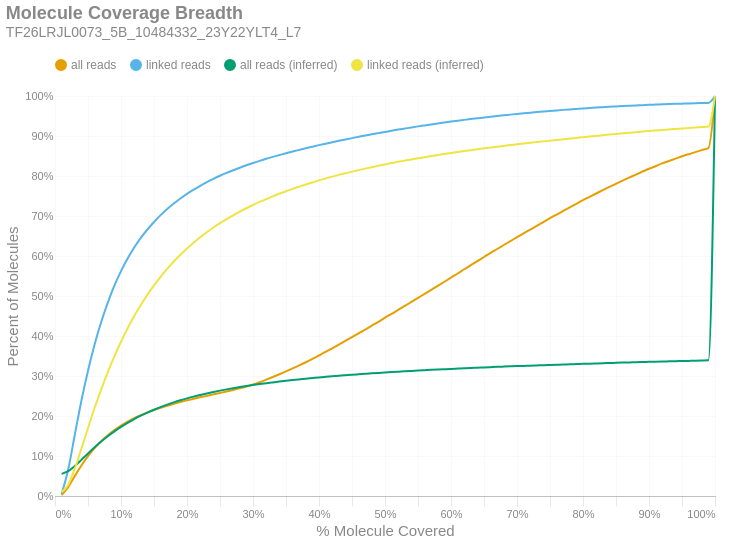

The notebook cell saved with this chart:
### Markdown cell above
### Molecule Read Coverage
This chart shows molecule coverage breadth as computed by the number of bases aligned to that molecule. In other words, "*how much of each unique long molecule is actually sequenced/aligned?*" Keep in mind there is a distinction between sequences and alignments, since some sequences belonging to a particular molecule may not align well and wouldn't appear in the alignment data. This chart also shows molecule coverage breadth as computed by the *inferred fragment* from which the aligned sequences originate. Unlike read coverage, this calculation takes into account the total insert size, including unsequenced gaps between the forward and reverse reads. Like the previous figures, these are cumulative percents.

### Code cell
if SKIPLR:
    print_html(f"Skipped")
else:
    binned_df = consolidated_hist(valids['coverage_bp'], mask, 0.01, True)
    binned_df_inf = consolidated_hist(valids['coverage_inserts'], mask, 0.01, True)
    binned_df = binned_df.with_columns(pl.lit(binned_df_inf['all reads (cumsum)']).alias('all reads (inferred)'))
    binned_df = binned_df.with_columns(pl.lit(binned_df_inf['linked reads (cumsum)']).alias('linked reads (inferred)'))
    binned_df = binned_df.with_columns(
        (pl.col('bin').cast(pl.Float64) + 0.01).alias('right_edge')
    )

    with SafeRender(binned_df):
        (
            density_plot(binned_df, 'Molecule Coverage Breadth', samplename, 'molcov', ['all reads (inferred)','linked reads (inferred)'])
            .encode(
                #x=alt.X('bin:Q', title="% Molecule Covered").axis(format = '%').scale(padding=0),
                x=alt.X('right_edge:Q', title="% Molecule Covered").axis(format='%').scale(padding=0),
                y=alt.Y('value:Q', title='Percent of Molecules')
                    .axis(format='%')
                    .stack(False)
                    .scale(domainMin=0, padding=0),
                color=alt.Color("key:N").scale(domain = ["all reads", "linked reads", "all reads (inferred)", "linked reads (inferred)"]),
                tooltip = [
                    alt.Tooltip("key:N", title = "Data Type"),
                    alt.Tooltip("range_label:N", title="% Molecule Covered"),
                    alt.Tooltip("value:Q", format = ".2%", title="% Molecules")
                ]
            )
        ).display()

### Figure 1 — Vega-Lite specification as saved in the notebook (floating-point values rounded to 4 significant figures)
{"width": "container", "height": 400, "config": {"title": {"anchor": "start", "dy": -15, "fontSize": 18, "color": "#888888", "subtitleColor": "#888888", "subtitleFontSize": 14}, "arc": {"fill": "#0072B2"}, "axis": {"domainColor": "#888888", "domainWidth": 0.5, "gridWidth": 0.2, "grid": false, "titleFontWeight": 400, "titleFontSize": 15, "labelFontSize": 11, "labelColor": "#888888", "tickColor": "#888888", "tickWidth": 0.2, "titleColor": "#888888"}, "axisBand": {"grid": false}, "axisX": {"grid": true, "tickSize": 10, "domainCap": "round"}, "axisY": {"domain": false, "grid": true, "tickSize": 0, "domainCap": "round"}, "background": "transparent", "header": {"labelFontSize": 15, "labelColor": "#888888", "titleFontSize": 15, "titleFontWeight": 600, "titleColor": "#888888"}, "legend": {"labelFont": "sans-serif", "labelFontSize": 12, "labelColor": "#888888", "symbolSize": 100, "symbolType": "circle", "titleFontSize": 12, "titlePadding": 10, "titleColor": "#888888", "title": null, "orient": "top"}, "range": {"category": ["#E69F00", "#56B4E9", "#009E73", "#F0E442", "#0072B2", "#D55E00", "#CC79A7", "#000000"], "diverging": ["#cfe8f3", "#a2d4ec", "#73bfe2", "#46abdb", "#1696d2", "#12719e"]}, "area": {"fill": "#0072B2", "fillOpacity": 0.7, "line": true, "strokeOpacity": 0.7}, "line": {"color": "#0072B2", "stroke": "#0072B2", "strokeWidth": 2}, "trail": {"color": "#0072B2", "stroke": "#0072B2", "strokeWidth": 0, "size": 1}, "point": {"filled": true, "fillOpacity": 1.0, "size": 95}, "text": {"color": "#888888", "fontSize": 11, "align": "right", "fontWeight": 400, "size": 11}, "bar": {"fill": "#0072B2", "stroke": null}, "view": {"stroke": null, "continuousWidth": 660, "continuousHeight": 400}}, "data": {"name": "data-5815491800f1a9a46242b9e49beab1f3"}, "mark": {"type": "line", "interpolate": "monotone", "point": {"opacity": 0, "size": 275}}, "encoding": {"color": {"field": "key", "scale": {"domain": ["all reads", "linked reads", "all reads (inferred)", "linked reads (inferred)"]}, "type": "nominal"}, "tooltip": [{"field": "key", "title": "Data Type", "type": "nominal"}, {"field": "range_label", "title": "% Molecule Covered", "type": "nominal"}, {"field": "value", "format": ".2%", "title": "% Molecules", "type": "quantitative"}], "x": {"axis": {"format": "%"}, "field": "right_edge", "scale": {"padding": 0}, "title": "% Molecule Covered", "type": "quantitative"}, "y": {"axis": {"format": "%"}, "field": "value", "scale": {"domainMin": 0, "padding": 0}, "stack": false, "title": "Percent of Molecules", "type": "quantitative"}}, "params": [{"name": "param_c36ac31b6afebe62", "select": {"type": "point", "fields": ["key"]}, "bind": "legend"}], "title": {"text": "Molecule Coverage Breadth", "subtitle": "TF26LRJL0073_5B_10484332_23Y22YLT4_L7"}, "transform": [{"fold": ["all reads (cumsum)", "linked reads (cumsum)", "all reads (inferred)", "linked reads (inferred)"]}, {"calculate": "replace(datum.key, ' (cumsum)', '')", "as": "key"}, {"filter": {"param": "param_c36ac31b6afebe62"}}], "usermeta": {"embedOptions": {"downloadFileName": "TF26LRJL0073_5B_10484332_23Y22YLT4_L7.molcov"}}, "$schema": "https://vega.github.io/schema/vega-lite/v6.4.1.json", "datasets": {"data-5815491800f1a9a46242b9e49beab1f3": [{"bin": "0.0", "interval": "0.0-0.01", "all reads": 0.002055, "linked reads": 0.004783, "all reads (cumsum)": 0.002055, "linked reads (cumsum)": 0.004783, "range_label": "0.0-0.01", "all reads (inferred)": 0.05526, "linked reads (inferred)": 0.009737, "right_edge": 0.01}, {"bin": "0.01", "interval": "0.01-0.02", "all reads": 0.02023, "linked reads": 0.06134, "all reads (cumsum)": 0.02228, "linked reads (cumsum)": 0.06612, "range_label": "0.01-0.02", "all reads (inferred)": 0.06191, "linked reads (inferred)": 0.02837, "right_edge": 0.02}, {"bin": "0.02", "interval": "0.02-0.03", "all reads": 0.02763, "linked reads": 0.08709, "all reads (cumsum)": 0.04991, "linked reads (cumsum)": 0.1532, "range_label": "0.02-0.03", "all reads (inferred)": 0.0748, "linked reads (inferred)": 0.06847, "right_edge": 0.03}, {"bin": "0.03", "interval": "0.03-0.04", "all reads": 0.02639, "linked reads": 0.08502, "all reads (cumsum)": 0.0763, "linked reads (cumsum)": 0.2382, "range_label": "0.03-0.04", "all reads (inferred)": 0.09038, "linked reads (inferred)": 0.1183, "right_edge": 0.04}, {"bin": "0.04", "interval": "0.04-0.05", "all reads": 0.02314, "linked reads": 0.07493, "all reads (cumsum)": 0.09944, "linked reads (cumsum)": 0.3132, "range_label": "0.04-0.05", "all reads (inferred)": 0.1064, "linked reads (inferred)": 0.17, "right_edge": 0.05}, {"bin": "0.05", "interval": "0.05-0.06", "all reads": 0.02016, "linked reads": 0.06531, "all reads (cumsum)": 0.1196, "linked reads (cumsum)": 0.3785, "range_label": "0.05-0.06", "all reads (inferred)": 0.1218, "linked reads (inferred)": 0.22, "right_edge": 0.06}, {"bin": "0.06", "interval": "0.06-0.07", "all reads": 0.01735, "linked reads": 0.05639, "all reads (cumsum)": 0.137, "linked reads (cumsum)": 0.4349, "range_label": "0.06-0.07", "all reads (inferred)": 0.1361, "linked reads (inferred)": 0.2666, "right_edge": 0.07}, {"bin": "0.07", "interval": "0.07-0.08", "all reads": 0.01496, "linked reads": 0.0487, "all reads (cumsum)": 0.1519, "linked reads (cumsum)": 0.4836, "range_label": "0.07-0.08", "all reads (inferred)": 0.1493, "linked reads (inferred)": 0.3097, "right_edge": 0.08}, {"bin": "0.08", "interval": "0.08-0.09", "all reads": 0.013, "linked reads": 0.04225, "all reads (cumsum)": 0.1649, "linked reads (cumsum)": 0.5258, "range_label": "0.08-0.09", "all reads (inferred)": 0.1615, "linked reads (inferred)": 0.3493, "right_edge": 0.09}, {"bin": "0.09", "interval": "0.09-0.1", "all reads": 0.0112, "linked reads": 0.03622, "all reads (cumsum)": 0.1761, "linked reads (cumsum)": 0.562, "range_label": "0.09-0.1", "all reads (inferred)": 0.1726, "linked reads (inferred)": 0.3856, "right_edge": 0.1}, {"bin": "0.1", "interval": "0.1-0.11", "all reads": 0.009823, "linked reads": 0.0316, "all reads (cumsum)": 0.1859, "linked reads (cumsum)": 0.5936, "range_label": "0.1-0.11", "all reads (inferred)": 0.1828, "linked reads (inferred)": 0.419, "right_edge": 0.11}, {"bin": "0.11", "interval": "0.11-0.12", "all reads": 0.008627, "linked reads": 0.02763, "all reads (cumsum)": 0.1946, "linked reads (cumsum)": 0.6213, "range_label": "0.11-0.12", "all reads (inferred)": 0.1923, "linked reads (inferred)": 0.4498, "right_edge": 0.12}, {"bin": "0.12", "interval": "0.12-0.13", "all reads": 0.007529, "linked reads": 0.02388, "all reads (cumsum)": 0.2021, "linked reads (cumsum)": 0.6451, "range_label": "0.12-0.13", "all reads (inferred)": 0.2007, "linked reads (inferred)": 0.4775, "right_edge": 0.13}, {"bin": "0.13", "interval": "0.13-0.14", "all reads": 0.006718, "linked reads": 0.02111, "all reads (cumsum)": 0.2088, "linked reads (cumsum)": 0.6662, "range_label": "0.13-0.14", "all reads (inferred)": 0.2086, "linked reads (inferred)": 0.503, "right_edge": 0.14}, {"bin": "0.14", "interval": "0.14-0.15", "all reads": 0.00606, "linked reads": 0.01874, "all reads (cumsum)": 0.2149, "linked reads (cumsum)": 0.685, "range_label": "0.14-0.15", "all reads (inferred)": 0.2157, "linked reads (inferred)": 0.5264, "right_edge": 0.15}, {"bin": "0.15", "interval": "0.15-0.16", "all reads": 0.005637, "linked reads": 0.01717, "all reads (cumsum)": 0.2205, "linked reads (cumsum)": 0.7022, "range_label": "0.15-0.16", "all reads (inferred)": 0.2223, "linked reads (inferred)": 0.548, "right_edge": 0.16}, {"bin": "0.16", "interval": "0.16-0.17", "all reads": 0.005136, "linked reads": 0.01533, "all reads (cumsum)": 0.2256, "linked reads (cumsum)": 0.7175, "range_label": "0.16-0.17", "all reads (inferred)": 0.2284, "linked reads (inferred)": 0.5677, "right_edge": 0.17}, {"bin": "0.17", "interval": "0.17-0.18", "all reads": 0.004666, "linked reads": 0.0136, "all reads (cumsum)": 0.2303, "linked reads (cumsum)": 0.7311, "range_label": "0.17-0.18", "all reads (inferred)": 0.234, "linked reads (inferred)": 0.5862, "right_edge": 0.18}, {"bin": "0.18", "interval": "0.18-0.19", "all reads": 0.00452, "linked reads": 0.01274, "all reads (cumsum)": 0.2348, "linked reads (cumsum)": 0.7438, "range_label": "0.18-0.19", "all reads (inferred)": 0.2392, "linked reads (inferred)": 0.6031, "right_edge": 0.19}, {"bin": "0.19", "interval": "0.19-0.2", "all reads": 0.00422, "linked reads": 0.01158, "all reads (cumsum)": 0.2391, "linked reads (cumsum)": 0.7554, "range_label": "0.19-0.2", "all reads (inferred)": 0.244, "linked reads (inferred)": 0.6187, "right_edge": 0.2}, {"bin": "0.2", "interval": "0.2-0.21", "all reads": 0.003892, "linked reads": 0.01048, "all reads (cumsum)": 0.2429, "linked reads (cumsum)": 0.7659, "range_label": "0.2-0.21", "all reads (inferred)": 0.2485, "linked reads (inferred)": 0.6334, "right_edge": 0.21}, {"bin": "0.21", "interval": "0.21-0.22", "all reads": 0.003752, "linked reads": 0.009693, "all reads (cumsum)": 0.2467, "linked reads (cumsum)": 0.7756, "range_label": "0.21-0.22", "all reads (inferred)": 0.2526, "linked reads (inferred)": 0.6469, "right_edge": 0.22}, {"bin": "0.22", "interval": "0.22-0.23", "all reads": 0.003673, "linked reads": 0.008894, "all reads (cumsum)": 0.2504, "linked reads (cumsum)": 0.7845, "range_label": "0.22-0.23", "all reads (inferred)": 0.2565, "linked reads (inferred)": 0.6595, "right_edge": 0.23}, {"bin": "0.23", "interval": "0.23-0.24", "all reads": 0.003676, "linked reads": 0.008351, "all reads (cumsum)": 0.254, "linked reads (cumsum)": 0.7928, "range_label": "0.23-0.24", "all reads (inferred)": 0.2601, "linked reads (inferred)": 0.6712, "right_edge": 0.24}, {"bin": "0.24", "interval": "0.24-0.25", "all reads": 0.003668, "linked reads": 0.00772, "all reads (cumsum)": 0.2577, "linked reads (cumsum)": 0.8005, "range_label": "0.24-0.25", "all reads (inferred)": 0.2634, "linked reads (inferred)": 0.6821, "right_edge": 0.25}, {"bin": "0.25", "interval": "0.25-0.26", "all reads": 0.003646, "linked reads": 0.007226, "all reads (cumsum)": 0.2614, "linked reads (cumsum)": 0.8078, "range_label": "0.25-0.26", "all reads (inferred)": 0.2665, "linked reads (inferred)": 0.6922, "right_edge": 0.26}, {"bin": "0.26", "interval": "0.26-0.27", "all reads": 0.003785, "linked reads": 0.006638, "all reads (cumsum)": 0.2651, "linked reads (cumsum)": 0.8144, "range_label": "0.26-0.27", "all reads (inferred)": 0.2695, "linked reads (inferred)": 0.7018, "right_edge": 0.27}, {"bin": "0.27", "interval": "0.27-0.28", "all reads": 0.004155, "linked reads": 0.006317, "all reads (cumsum)": 0.2693, "linked reads (cumsum)": 0.8207, "range_label": "0.27-0.28", "all reads (inferred)": 0.2723, "linked reads (inferred)": 0.7108, "right_edge": 0.28}, {"bin": "0.28", "interval": "0.28-0.29", "all reads": 0.004519, "linked reads": 0.005982, "all reads (cumsum)": 0.2738, "linked reads (cumsum)": 0.8267, "range_label": "0.28-0.29", "all reads (inferred)": 0.2749, "linked reads (inferred)": 0.7194, "right_edge": 0.29}, {"bin": "0.29", "interval": "0.29-0.3", "all reads": 0.004974, "linked reads": 0.005739, "all reads (cumsum)": 0.2788, "linked reads (cumsum)": 0.8324, "range_label": "0.29-0.3", "all reads (inferred)": 0.2774, "linked reads (inferred)": 0.7274, "right_edge": 0.3}, {"bin": "0.3", "interval": "0.3-0.31", "all reads": 0.005652, "linked reads": 0.005372, "all reads (cumsum)": 0.2844, "linked reads (cumsum)": 0.8378, "range_label": "0.3-0.31", "all reads (inferred)": 0.2797, "linked reads (inferred)": 0.7351, "right_edge": 0.31}, {"bin": "0.31", "interval": "0.31-0.32", "all reads": 0.006335, "linked reads": 0.005147, "all reads (cumsum)": 0.2908, "linked reads (cumsum)": 0.843, "range_label": "0.31-0.32", "all reads (inferred)": 0.282, "linked reads (inferred)": 0.7424, "right_edge": 0.32}, {"bin": "0.32", "interval": "0.32-0.33", "all reads": 0.006646, "linked reads": 0.004816, "all reads (cumsum)": 0.2974, "linked reads (cumsum)": 0.8478, "range_label": "0.32-0.33", "all reads (inferred)": 0.284, "linked reads (inferred)": 0.7491, "right_edge": 0.33}, {"bin": "0.33", "interval": "0.33-0.34", "all reads": 0.006891, "linked reads": 0.0046, "all reads (cumsum)": 0.3043, "linked reads (cumsum)": 0.8524, "range_label": "0.33-0.34", "all reads (inferred)": 0.2861, "linked reads (inferred)": 0.7557, "right_edge": 0.34}, {"bin": "0.34", "interval": "0.34-0.35", "all reads": 0.007192, "linked reads": 0.004529, "all reads (cumsum)": 0.3115, "linked reads (cumsum)": 0.8569, "range_label": "0.34-0.35", "all reads (inferred)": 0.288, "linked reads (inferred)": 0.7618, "right_edge": 0.35}, {"bin": "0.35", "interval": "0.35-0.36", "all reads": 0.007343, "linked reads": 0.004229, "all reads (cumsum)": 0.3189, "linked reads (cumsum)": 0.8611, "range_label": "0.35-0.36", "all reads (inferred)": 0.2898, "linked reads (inferred)": 0.7678, "right_edge": 0.36}, {"bin": "0.36", "interval": "0.36-0.37", "all reads": 0.00761, "linked reads": 0.004186, "all reads (cumsum)": 0.3265, "linked reads (cumsum)": 0.8653, "range_label": "0.36-0.37", "all reads (inferred)": 0.2915, "linked reads (inferred)": 0.7733, "right_edge": 0.37}, {"bin": "0.37", "interval": "0.37-0.38", "all reads": 0.007968, "linked reads": 0.004134, "all reads (cumsum)": 0.3344, "linked reads (cumsum)": 0.8695, "range_label": "0.37-0.38", "all reads (inferred)": 0.2932, "linked reads (inferred)": 0.7787, "right_edge": 0.38}, {"bin": "0.38", "interval": "0.38-0.39", "all reads": 0.008195, "linked reads": 0.003881, "all reads (cumsum)": 0.3426, "linked reads (cumsum)": 0.8733, "range_label": "0.38-0.39", "all reads (inferred)": 0.2948, "linked reads (inferred)": 0.7839, "right_edge": 0.39}, {"bin": "0.39", "interval": "0.39-0.4", "all reads": 0.008647, "linked reads": 0.003831, "all reads (cumsum)": 0.3513, "linked reads (cumsum)": 0.8772, "range_label": "0.39-0.4", "all reads (inferred)": 0.2964, "linked reads (inferred)": 0.7891, "right_edge": 0.4}, {"bin": "0.4", "interval": "0.4-0.41", "all reads": 0.008742, "linked reads": 0.003538, "all reads (cumsum)": 0.36, "linked reads (cumsum)": 0.8807, "range_label": "0.4-0.41", "all reads (inferred)": 0.2979, "linked reads (inferred)": 0.7938, "right_edge": 0.41}, {"bin": "0.41", "interval": "0.41-0.42", "all reads": 0.009211, "linked reads": 0.003586, "all reads (cumsum)": 0.3692, "linked reads (cumsum)": 0.8843, "range_label": "0.41-0.42", "all reads (inferred)": 0.2993, "linked reads (inferred)": 0.7984, "right_edge": 0.42}, {"bin": "0.42", "interval": "0.42-0.43", "all reads": 0.009239, "linked reads": 0.003592, "all reads (cumsum)": 0.3785, "linked reads (cumsum)": 0.8879, "range_label": "0.42-0.43", "all reads (inferred)": 0.3006, "linked reads (inferred)": 0.8028, "right_edge": 0.43}, {"bin": "0.43", "interval": "0.43-0.44", "all reads": 0.009342, "linked reads": 0.003405, "all reads (cumsum)": 0.3878, "linked reads (cumsum)": 0.8913, "range_label": "0.43-0.44", "all reads (inferred)": 0.3019, "linked reads (inferred)": 0.8069, "right_edge": 0.44}, {"bin": "0.44", "interval": "0.44-0.45", "all reads": 0.009483, "linked reads": 0.003433, "all reads (cumsum)": 0.3973, "linked reads (cumsum)": 0.8947, "range_label": "0.44-0.45", "all reads (inferred)": 0.3032, "linked reads (inferred)": 0.8109, "right_edge": 0.45}, {"bin": "0.45", "interval": "0.45-0.46", "all reads": 0.009469, "linked reads": 0.003239, "all reads (cumsum)": 0.4068, "linked reads (cumsum)": 0.898, "range_label": "0.45-0.46", "all reads (inferred)": 0.3044, "linked reads (inferred)": 0.8147, "right_edge": 0.46}, {"bin": "0.46", "interval": "0.46-0.47", "all reads": 0.009404, "linked reads": 0.003058, "all reads (cumsum)": 0.4162, "linked reads (cumsum)": 0.901, "range_label": "0.46-0.47", "all reads (inferred)": 0.3055, "linked reads (inferred)": 0.8184, "right_edge": 0.47}, {"bin": "0.47", "interval": "0.47-0.48", "all reads": 0.009719, "linked reads": 0.003106, "all reads (cumsum)": 0.4259, "linked reads (cumsum)": 0.9041, "range_label": "0.47-0.48", "all reads (inferred)": 0.3066, "linked reads (inferred)": 0.822, "right_edge": 0.48}, {"bin": "0.48", "interval": "0.48-0.49", "all reads": 0.009459, "linked reads": 0.003054, "all reads (cumsum)": 0.4353, "linked reads (cumsum)": 0.9072, "range_label": "0.48-0.49", "all reads (inferred)": 0.3077, "linked reads (inferred)": 0.8256, "right_edge": 0.49}, {"bin": "0.49", "interval": "0.49-0.5", "all reads": 0.01055, "linked reads": 0.003037, "all reads (cumsum)": 0.4459, "linked reads (cumsum)": 0.9102, "range_label": "0.49-0.5", "all reads (inferred)": 0.3088, "linked reads (inferred)": 0.829, "right_edge": 0.5}, {"bin": "0.5", "interval": "0.5-0.51", "all reads": 0.009163, "linked reads": 0.002869, "all reads (cumsum)": 0.4551, "linked reads (cumsum)": 0.9131, "range_label": "0.5-0.51", "all reads (inferred)": 0.3098, "linked reads (inferred)": 0.8323, "right_edge": 0.51}, {"bin": "0.51", "interval": "0.51-0.52", "all reads": 0.01027, "linked reads": 0.002884, "all reads (cumsum)": 0.4653, "linked reads (cumsum)": 0.916, "range_label": "0.51-0.52", "all reads (inferred)": 0.3109, "linked reads (inferred)": 0.8355, "right_edge": 0.52}, {"bin": "0.52", "interval": "0.52-0.53", "all reads": 0.009843, "linked reads": 0.002705, "all reads (cumsum)": 0.4752, "linked reads (cumsum)": 0.9187, "range_label": "0.52-0.53", "all reads (inferred)": 0.3118, "linked reads (inferred)": 0.8385, "right_edge": 0.53}, {"bin": "0.53", "interval": "0.53-0.54", "all reads": 0.01006, "linked reads": 0.002713, "all reads (cumsum)": 0.4852, "linked reads (cumsum)": 0.9214, "range_label": "0.53-0.54", "all reads (inferred)": 0.3127, "linked reads (inferred)": 0.8414, "right_edge": 0.54}, {"bin": "0.54", "interval": "0.54-0.55", "all reads": 0.01007, "linked reads": 0.002638, "all reads (cumsum)": 0.4953, "linked reads (cumsum)": 0.924, "range_label": "0.54-0.55", "all reads (inferred)": 0.3136, "linked reads (inferred)": 0.8442, "right_edge": 0.55}, {"bin": "0.55", "interval": "0.55-0.56", "all reads": 0.01018, "linked reads": 0.002479, "all reads (cumsum)": 0.5055, "linked reads (cumsum)": 0.9265, "range_label": "0.55-0.56", "all reads (inferred)": 0.3145, "linked reads (inferred)": 0.847, "right_edge": 0.56}, {"bin": "0.56", "interval": "0.56-0.57", "all reads": 0.01001, "linked reads": 0.002427, "all reads (cumsum)": 0.5155, "linked reads (cumsum)": 0.9289, "range_label": "0.56-0.57", "all reads (inferred)": 0.3153, "linked reads (inferred)": 0.8498, "right_edge": 0.57}, {"bin": "0.57", "interval": "0.57-0.58", "all reads": 0.009938, "linked reads": 0.002365, "all reads (cumsum)": 0.5254, "linked reads (cumsum)": 0.9313, "range_label": "0.57-0.58", "all reads (inferred)": 0.3162, "linked reads (inferred)": 0.8524, "right_edge": 0.58}, {"bin": "0.58", "interval": "0.58-0.59", "all reads": 0.0102, "linked reads": 0.002404, "all reads (cumsum)": 0.5356, "linked reads (cumsum)": 0.9337, "range_label": "0.58-0.59", "all reads (inferred)": 0.317, "linked reads (inferred)": 0.855, "right_edge": 0.59}, {"bin": "0.59", "interval": "0.59-0.6", "all reads": 0.01049, "linked reads": 0.002283, "all reads (cumsum)": 0.5461, "linked reads (cumsum)": 0.936, "range_label": "0.59-0.6", "all reads (inferred)": 0.3178, "linked reads (inferred)": 0.8575, "right_edge": 0.6}, {"bin": "0.6", "interval": "0.6-0.61", "all reads": 0.01013, "linked reads": 0.002167, "all reads (cumsum)": 0.5562, "linked reads (cumsum)": 0.9382, "range_label": "0.6-0.61", "all reads (inferred)": 0.3185, "linked reads (inferred)": 0.8599, "right_edge": 0.61}, {"bin": "0.61", "interval": "0.61-0.62", "all reads": 0.01063, "linked reads": 0.002156, "all reads (cumsum)": 0.5669, "linked reads (cumsum)": 0.9403, "range_label": "0.61-0.62", "all reads (inferred)": 0.3193, "linked reads (inferred)": 0.8623, "right_edge": 0.62}, {"bin": "0.62", "interval": "0.62-0.63", "all reads": 0.01022, "linked reads": 0.002007, "all reads (cumsum)": 0.5771, "linked reads (cumsum)": 0.9423, "range_label": "0.62-0.63", "all reads (inferred)": 0.32, "linked reads (inferred)": 0.8646, "right_edge": 0.63}, {"bin": "0.63", "interval": "0.63-0.64", "all reads": 0.01032, "linked reads": 0.001995, "all reads (cumsum)": 0.5874, "linked reads (cumsum)": 0.9443, "range_label": "0.63-0.64", "all reads (inferred)": 0.3207, "linked reads (inferred)": 0.8668, "right_edge": 0.64}, {"bin": "0.64", "interval": "0.64-0.65", "all reads": 0.01005, "linked reads": 0.001879, "all reads (cumsum)": 0.5975, "linked reads (cumsum)": 0.9462, "range_label": "0.64-0.65", "all reads (inferred)": 0.3215, "linked reads (inferred)": 0.8691, "right_edge": 0.65}, {"bin": "0.65", "interval": "0.65-0.66", "all reads": 0.01031, "linked reads": 0.001985, "all reads (cumsum)": 0.6078, "linked reads (cumsum)": 0.9482, "range_label": "0.65-0.66", "all reads (inferred)": 0.3222, "linked reads (inferred)": 0.8712, "right_edge": 0.66}, {"bin": "0.66", "interval": "0.66-0.67", "all reads": 0.009763, "linked reads": 0.001768, "all reads (cumsum)": 0.6175, "linked reads (cumsum)": 0.9499, "range_label": "0.66-0.67", "all reads (inferred)": 0.3228, "linked reads (inferred)": 0.8733, "right_edge": 0.67}, {"bin": "0.67", "interval": "0.67-0.68", "all reads": 0.01001, "linked reads": 0.001766, "all reads (cumsum)": 0.6275, "linked reads (cumsum)": 0.9517, "range_label": "0.67-0.68", "all reads (inferred)": 0.3235, "linked reads (inferred)": 0.8753, "right_edge": 0.68}, {"bin": "0.68", "interval": "0.68-0.69", "all reads": 0.009731, "linked reads": 0.001725, "all reads (cumsum)": 0.6373, "linked reads (cumsum)": 0.9534, "range_label": "0.68-0.69", "all reads (inferred)": 0.3241, "linked reads (inferred)": 0.8773, "right_edge": 0.69}, {"bin": "0.69", "interval": "0.69-0.7", "all reads": 0.009842, "linked reads": 0.001741, "all reads (cumsum)": 0.6471, "linked reads (cumsum)": 0.9552, "range_label": "0.69-0.7", "all reads (inferred)": 0.3247, "linked reads (inferred)": 0.8792, "right_edge": 0.7}, {"bin": "0.7", "interval": "0.7-0.71", "all reads": 0.009454, "linked reads": 0.001564, "all reads (cumsum)": 0.6566, "linked reads (cumsum)": 0.9567, "range_label": "0.7-0.71", "all reads (inferred)": 0.3253, "linked reads (inferred)": 0.8811, "right_edge": 0.71}, {"bin": "0.71", "interval": "0.71-0.72", "all reads": 0.009423, "linked reads": 0.001548, "all reads (cumsum)": 0.666, "linked reads (cumsum)": 0.9583, "range_label": "0.71-0.72", "all reads (inferred)": 0.3259, "linked reads (inferred)": 0.8829, "right_edge": 0.72}, {"bin": "0.72", "interval": "0.72-0.73", "all reads": 0.009613, "linked reads": 0.001553, "all reads (cumsum)": 0.6756, "linked reads (cumsum)": 0.9598, "range_label": "0.72-0.73", "all reads (inferred)": 0.3265, "linked reads (inferred)": 0.8848, "right_edge": 0.73}, {"bin": "0.73", "interval": "0.73-0.74", "all reads": 0.009334, "linked reads": 0.001443, "all reads (cumsum)": 0.6849, "linked reads (cumsum)": 0.9613, "range_label": "0.73-0.74", "all reads (inferred)": 0.3271, "linked reads (inferred)": 0.8866, "right_edge": 0.74}, {"bin": "0.74", "interval": "0.74-0.75", "all reads": 0.009588, "linked reads": 0.001398, "all reads (cumsum)": 0.6945, "linked reads (cumsum)": 0.9627, "range_label": "0.74-0.75", "all reads (inferred)": 0.3276, "linked reads (inferred)": 0.8883, "right_edge": 0.75}, {"bin": "0.75", "interval": "0.75-0.76", "all reads": 0.008962, "linked reads": 0.00135, "all reads (cumsum)": 0.7035, "linked reads (cumsum)": 0.964, "range_label": "0.75-0.76", "all reads (inferred)": 0.3282, "linked reads (inferred)": 0.8901, "right_edge": 0.76}, {"bin": "0.76", "interval": "0.76-0.77", "all reads": 0.009069, "linked reads": 0.001273, "all reads (cumsum)": 0.7126, "linked reads (cumsum)": 0.9653, "range_label": "0.76-0.77", "all reads (inferred)": 0.3287, "linked reads (inferred)": 0.8918, "right_edge": 0.77}, {"bin": "0.77", "interval": "0.77-0.78", "all reads": 0.008965, "linked reads": 0.001231, "all reads (cumsum)": 0.7215, "linked reads (cumsum)": 0.9665, "range_label": "0.77-0.78", "all reads (inferred)": 0.3293, "linked reads (inferred)": 0.8936, "right_edge": 0.78}, {"bin": "0.78", "interval": "0.78-0.79", "all reads": 0.008814, "linked reads": 0.001188, "all reads (cumsum)": 0.7303, "linked reads (cumsum)": 0.9677, "range_label": "0.78-0.79", "all reads (inferred)": 0.3298, "linked reads (inferred)": 0.8953, "right_edge": 0.79}, {"bin": "0.79", "interval": "0.79-0.8", "all reads": 0.00925, "linked reads": 0.001185, "all reads (cumsum)": 0.7396, "linked reads (cumsum)": 0.9689, "range_label": "0.79-0.8", "all reads (inferred)": 0.3304, "linked reads (inferred)": 0.897, "right_edge": 0.8}, {"bin": "0.8", "interval": "0.8-0.81", "all reads": 0.008317, "linked reads": 0.0009942, "all reads (cumsum)": 0.7479, "linked reads (cumsum)": 0.9699, "range_label": "0.8-0.81", "all reads (inferred)": 0.3309, "linked reads (inferred)": 0.8986, "right_edge": 0.81}, {"bin": "0.81", "interval": "0.81-0.82", "all reads": 0.008344, "linked reads": 0.001083, "all reads (cumsum)": 0.7562, "linked reads (cumsum)": 0.971, "range_label": "0.81-0.82", "all reads (inferred)": 0.3314, "linked reads (inferred)": 0.9003, "right_edge": 0.82}, {"bin": "0.82", "interval": "0.82-0.83", "all reads": 0.00838, "linked reads": 0.0009911, "all reads (cumsum)": 0.7646, "linked reads (cumsum)": 0.972, "range_label": "0.82-0.83", "all reads (inferred)": 0.332, "linked reads (inferred)": 0.9019, "right_edge": 0.83}, {"bin": "0.83", "interval": "0.83-0.84", "all reads": 0.00812, "linked reads": 0.0009859, "all reads (cumsum)": 0.7727, "linked reads (cumsum)": 0.973, "range_label": "0.83-0.84", "all reads (inferred)": 0.3325, "linked reads (inferred)": 0.9035, "right_edge": 0.84}, {"bin": "0.84", "interval": "0.84-0.85", "all reads": 0.007903, "linked reads": 0.0009027, "all reads (cumsum)": 0.7806, "linked reads (cumsum)": 0.9739, "range_label": "0.84-0.85", "all reads (inferred)": 0.333, "linked reads (inferred)": 0.9052, "right_edge": 0.85}, {"bin": "0.85", "interval": "0.85-0.86", "all reads": 0.007815, "linked reads": 0.0009183, "all reads (cumsum)": 0.7885, "linked reads (cumsum)": 0.9748, "range_label": "0.85-0.86", "all reads (inferred)": 0.3335, "linked reads (inferred)": 0.9067, "right_edge": 0.86}, {"bin": "0.86", "interval": "0.86-0.87", "all reads": 0.007512, "linked reads": 0.000833, "all reads (cumsum)": 0.796, "linked reads (cumsum)": 0.9756, "range_label": "0.86-0.87", "all reads (inferred)": 0.334, "linked reads (inferred)": 0.9082, "right_edge": 0.87}, {"bin": "0.87", "interval": "0.87-0.88", "all reads": 0.007542, "linked reads": 0.0007997, "all reads (cumsum)": 0.8035, "linked reads (cumsum)": 0.9764, "range_label": "0.87-0.88", "all reads (inferred)": 0.3344, "linked reads (inferred)": 0.9096, "right_edge": 0.88}, {"bin": "0.88", "interval": "0.88-0.89", "all reads": 0.007274, "linked reads": 0.0007404, "all reads (cumsum)": 0.8108, "linked reads (cumsum)": 0.9772, "range_label": "0.88-0.89", "all reads (inferred)": 0.3349, "linked reads (inferred)": 0.9111, "right_edge": 0.89}, {"bin": "0.89", "interval": "0.89-0.9", "all reads": 0.007231, "linked reads": 0.0007831, "all reads (cumsum)": 0.818, "linked reads (cumsum)": 0.9779, "range_label": "0.89-0.9", "all reads (inferred)": 0.3354, "linked reads (inferred)": 0.9126, "right_edge": 0.9}, {"bin": "0.9", "interval": "0.9-0.91", "all reads": 0.006459, "linked reads": 0.0006344, "all reads (cumsum)": 0.8245, "linked reads (cumsum)": 0.9786, "range_label": "0.9-0.91", "all reads (inferred)": 0.3358, "linked reads (inferred)": 0.914, "right_edge": 0.91}, {"bin": "0.91", "interval": "0.91-0.92", "all reads": 0.007124, "linked reads": 0.0006281, "all reads (cumsum)": 0.8316, "linked reads (cumsum)": 0.9792, "range_label": "0.91-0.92", "all reads (inferred)": 0.3362, "linked reads (inferred)": 0.9152, "right_edge": 0.92}, {"bin": "0.92", "interval": "0.92-0.93", "all reads": 0.005763, "linked reads": 0.0006312, "all reads (cumsum)": 0.8374, "linked reads (cumsum)": 0.9798, "range_label": "0.92-0.93", "all reads (inferred)": 0.3366, "linked reads (inferred)": 0.9165, "right_edge": 0.93}, {"bin": "0.93", "interval": "0.93-0.94", "all reads": 0.006109, "linked reads": 0.0005605, "all reads (cumsum)": 0.8435, "linked reads (cumsum)": 0.9804, "range_label": "0.93-0.94", "all reads (inferred)": 0.337, "linked reads (inferred)": 0.9177, "right_edge": 0.94}, {"bin": "0.94", "interval": "0.94-0.95", "all reads": 0.006065, "linked reads": 0.0005169, "all reads (cumsum)": 0.8495, "linked reads (cumsum)": 0.9809, "range_label": "0.94-0.95", "all reads (inferred)": 0.3374, "linked reads (inferred)": 0.9189, "right_edge": 0.95}, {"bin": "0.95", "interval": "0.95-0.96", "all reads": 0.004895, "linked reads": 0.0005377, "all reads (cumsum)": 0.8544, "linked reads (cumsum)": 0.9815, "range_label": "0.95-0.96", "all reads (inferred)": 0.3378, "linked reads (inferred)": 0.92, "right_edge": 0.96}, {"bin": "0.96", "interval": "0.96-0.97", "all reads": 0.005302, "linked reads": 0.000442, "all reads (cumsum)": 0.8597, "linked reads (cumsum)": 0.9819, "range_label": "0.96-0.97", "all reads (inferred)": 0.3382, "linked reads (inferred)": 0.9212, "right_edge": 0.97}, {"bin": "0.97", "interval": "0.97-0.98", "all reads": 0.005014, "linked reads": 0.0004201, "all reads (cumsum)": 0.8647, "linked reads (cumsum)": 0.9823, "range_label": "0.97-0.98", "all reads (inferred)": 0.3386, "linked reads (inferred)": 0.9224, "right_edge": 0.98}, {"bin": "0.98", "interval": "0.98-0.99", "all reads": 0.004811, "linked reads": 0.0003993, "all reads (cumsum)": 0.8696, "linked reads (cumsum)": 0.9827, "range_label": "0.98-0.99", "all reads (inferred)": 0.3391, "linked reads (inferred)": 0.9236, "right_edge": 0.99}, {"bin": "0.99", "interval": "0.99-1.0", "all reads": 0.1304, "linked reads": 0.01729, "all reads (cumsum)": 1.0, "linked reads (cumsum)": 1.0, "range_label": "0.99-1.0", "all reads (inferred)": 1.0, "linked reads (inferred)": 1.0, "right_edge": 1.0}]}}
